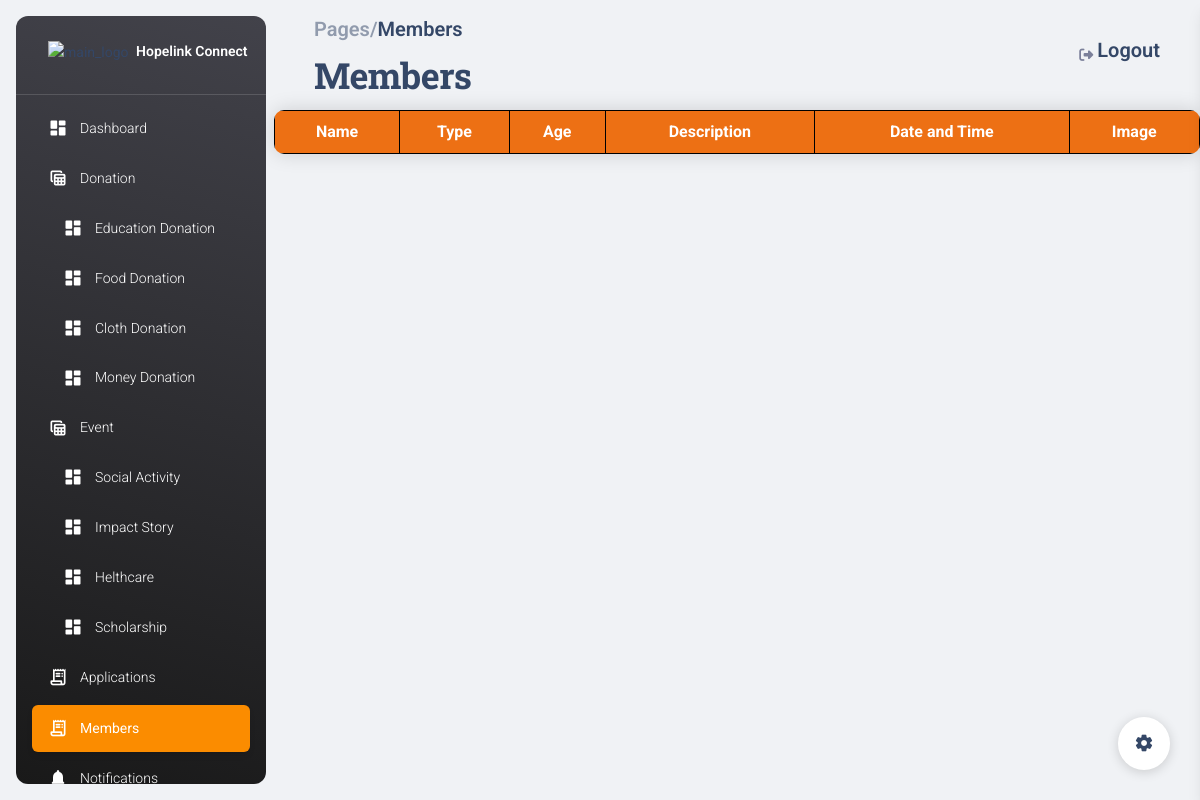
/adminNewmember, run on an earlier commit of the app's database.
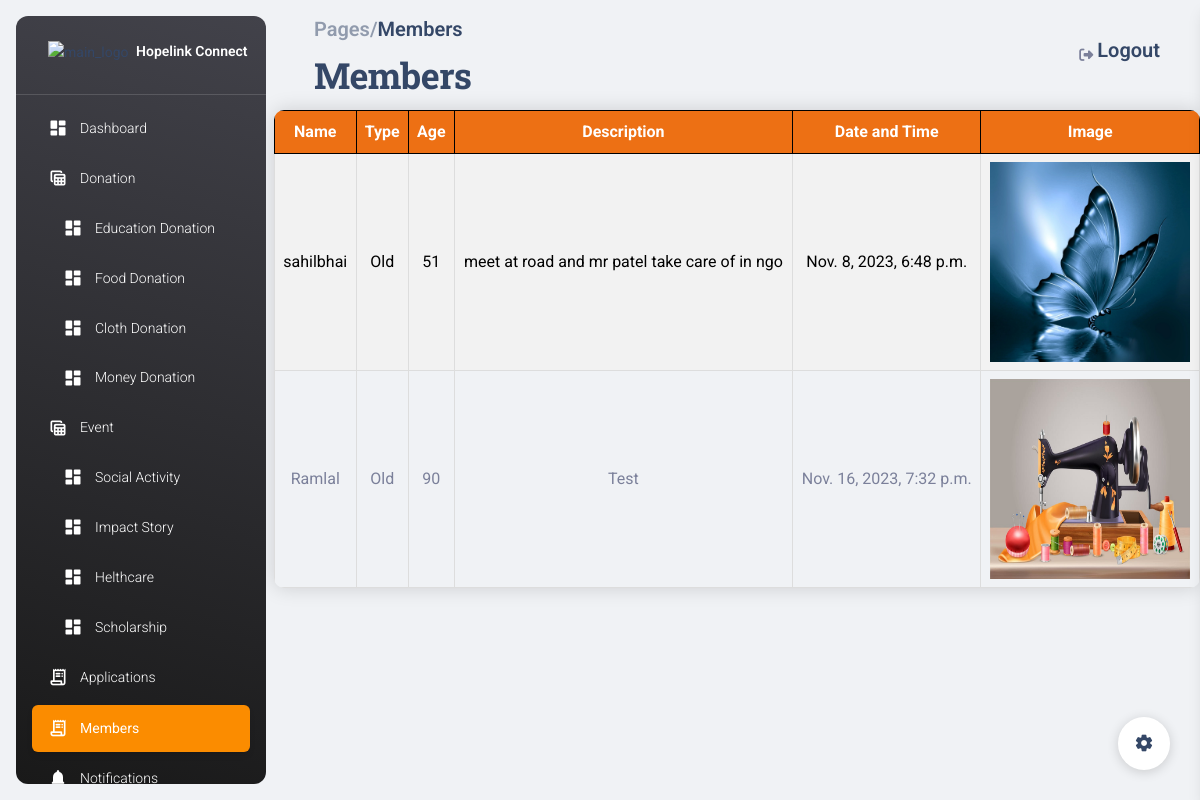
And on a later commit of the database.
### ngo/models.py (models this page shows, shortened)
class NewMember(models.Model):
    name = models.CharField(max_length=100)
    member_type = models.CharField(max_length=50)
    age = models.IntegerField()
    arriving_datetime = models.DateTimeField()
    description = models.CharField(max_length=50)
    uploaded_file = models.ImageField(upload_to='new_members/')

### ngo/views.py (the view)
# urls.py: path('adminNewmember', views.admin_newMember, name="adminNewmember"),
def admin_newMember(request): #new member
    new_member = NewMember.objects.all()
    context = {
        'new_member': new_member
    }
    return render(request, 'ngo/admin_NewMember.html',context)

### ngo/templates/ngo/admin_NewMember.html (shortened to what this page needs)
{% extends 'adminbase.html' %}
{% load static %}
{% block content %}
<nav class="navbar navbar-main navbar-expand-lg px-0 mx-4 shadow-none border-radius-xl" id="navbarBlur" navbar-scroll="true">
  <div class="container-fluid py-1 px-3">
    <nav aria-label="breadcrumb">
      <ol class="breadcrumb bg-transparent mb-0 pb-0 pt-1 px-0 me-sm-6 me-5">
        <li class="breadcrumb-item text-sm"><a class="opacity-5 text-dark" href="javascript:;"><h5>Pages/</h5></a></li>
        <li aria-current="page"><h5>Members</h5></li>
      </ol>
      <h2 class="font-weight-bolder mb-0">Members</h2>
    </nav>
    <div class="collapse navbar-collapse mt-sm-0 mt-2 me-md-0 me-sm-4" id="navbar">
      <div class="ms-md-auto pe-md-3 d-flex align-items-center">
        <div class="input-group input-group-outline">
          <label class="form-label"></label>
        </div>
      </div>
      <ul class="navbar-nav  justify-content-end">
        <li class="nav-item d-flex align-items-center">
          <a href="javascript:;" class="nav-link text-body font-weight-bold px-0">
            <i class="fa fa-sign-out me-sm-1"></i>
            <a href="{% url 'login' %}"><span class="d-sm-inline d-none"><h5>Logout</h5></span></a>
          </a>
        </li>
      </ul>
    </div>
  </div>
</nav>
    <table class="custom-table">
        <tr>
            <th>Name</th>
            <th>Type</th>
            <th>Age </th>
            <th>Description</th>
            <th>Date and Time</th>
            <th>Image</th>
        </tr>
        {% for new_member in new_member %}
            <tr>
                <td>{{ new_member.name }}</td>
                <td>{{ new_member.member_type }}</td>
                <td>{{ new_member.age }}</td>
                <td>{{ new_member.description  }}</td>
                <td>{{ new_member.arriving_datetime }}</td>
                <td><img src="{{ new_member.uploaded_file.url }}" width="200px" height="200px"/></td>
            </tr>
        {% endfor %}
    </table>
  {% endblock %}

### ngo/templates/adminbase.html (shortened to what this page needs)
{% load static %}
<!DOCTYPE html>
<html lang="en">
<head>
  <link href="{% static 'hope/css/nucleo-icons.css' %}" rel="stylesheet" />
  <link href="{% static 'hope/css/nucleo-svg.css' %}" rel="stylesheet" />
  <link id="pagestyle" href="{% static 'hope/css/material-dashboard.css' %}"" rel="stylesheet" />
</head>
<body class="g-sidenav-show  bg-gray-200">
    {% include 'include/admin_nav.html' %}
{% block content %}
{% endblock %}
<div class="fixed-plugin">
  <a class="fixed-plugin-button text-dark position-fixed px-3 py-2">
    <i class="material-icons py-2">settings</i>
  </a>
</div>
 </body>
 </html>

### ngo/templates/include/admin_nav.html (shortened to what this page needs)
{% load static %}
<aside class="sidenav navbar navbar-vertical navbar-expand-xs border-0 border-radius-xl my-3 fixed-start ms-3   bg-gradient-dark" id="sidenav-main">
  <div class="sidenav-header">
    <a class="navbar-brand m-0"  target="_blank">
    <img src="{% static 'img/logo1_1.png' %}"class="navbar-brand-img h-100" alt="main_logo">
    <span class="ms-1 font-weight-bold text-white">Hopelink Connect</span>
    </a>
  </div>
  <hr class="horizontal light mt-0 mb-2">
  <div class="collapse navbar-collapse  w-auto  max-height-vh-100" id="sidenav-collapse-main" style="height:100%">
    <ul class="navbar-nav">
    <li class="nav-item">
      <a class="nav-link text-white {% if request.resolver_match.url_name == 'admindashboard' %}active bg-gradient-primary{% endif %}" href="{% url 'admindashboard' %}">
      <div class="text-white text-center me-2 d-flex align-items-center justify-content-center">
        <i class="material-icons opacity-10">dashboard</i>
      </div>
      <span class="nav-link-text ms-1">Dashboard</span>
      </a>
    </li>
    <li class="nav-item">
      <a class="nav-link text-white" href="#" >
          <div class="text-white text-center me-2 d-flex align-items-center justify-content-center">
        <i class="material-icons opacity-10">table_view</i>
      </div>
      <span class="nav-link-text ms-1">Donation</span>
      </a>
      <ul class="navbar-nav" style="padding-left:15px">
        <li class="nav-item">
          <a class="nav-link text-white {% if request.resolver_match.url_name == 'admin_edudonation' %}active bg-gradient-primary{% endif %}" href="{% url 'admin_edudonation' %}">
          <div class="text-white text-center me-2 d-flex align-items-center justify-content-center">
            <i class="material-icons opacity-10">dashboard</i>
          </div>
          <span class="nav-link-text ms-1">Education Donation</span>
          </a>
        </li>
        <li class="nav-item">
          <a class="nav-link text-white {% if request.resolver_match.url_name == 'admin_fooddonation' %}active bg-gradient-primary{% endif %}" href="{% url 'admin_fooddonation' %}">
          <div class="text-white text-center me-2 d-flex align-items-center justify-content-center">
            <i class="material-icons opacity-10">dashboard</i>
          </div>
          <span class="nav-link-text ms-1">Food Donation</span>
          </a>
        </li>
        <li class="nav-item">
          <a class="nav-link text-white {% if request.resolver_match.url_name == 'admin_clothdonation' %}active bg-gradient-primary{% endif %}" href="{% url 'admin_clothdonation' %}">
          <div class="text-white text-center me-2 d-flex align-items-center justify-content-center">
            <i class="material-icons opacity-10">dashboard</i>
          </div>
          <span class="nav-link-text ms-1">Cloth Donation</span>
          </a>
        </li>
        <li class="nav-item">
          <a class="nav-link text-white {% if request.resolver_match.url_name == 'admin_moneydonation' %}active bg-gradient-primary{% endif %}" href="{% url 'admin_moneydonation' %}">
          <div class="text-white text-center me-2 d-flex align-items-center justify-content-center">
            <i class="material-icons opacity-10">dashboard</i>
          </div>
          <span class="nav-link-text ms-1">Money Donation</span>
          </a>
        </li>
      </ul>
    </li>
    <li class="nav-item">
      <a class="nav-link text-white" href="#" >
          <div class="text-white text-center me-2 d-flex align-items-center justify-content-center">
        <i class="material-icons opacity-10">table_view</i>
      </div>
    <span class="nav-link-text ms-1">Event</span>
  </a>
  <ul class="navbar-nav" style="padding-left:15px">
    <li class="nav-item">
      <a class="nav-link text-white {% if request.resolver_match.url_name == 'admin_socialactivity' %}active bg-gradient-primary{% endif %}" href="{% url 'admin_edudonation' %}">
      <div class="text-white text-center me-2 d-flex align-items-center justify-content-center">
        <i class="material-icons opacity-10">dashboard</i>
      </div>
      <span class="nav-link-text ms-1">Social Activity</span>
      </a>
    </li>
    <li class="nav-item">
      <a class="nav-link text-white {% if request.resolver_match.url_name == 'admin_impactstory' %}active bg-gradient-primary{% endif %}" href="{% url 'admin_impactstory' %}">
      <div class="text-white text-center me-2 d-flex align-items-center justify-content-center">
        <i class="material-icons opacity-10">dashboard</i>
      </div>
      <span class="nav-link-text ms-1">Impact Story</span>
      </a>
    </li>
    <li class="nav-item">
      <a class="nav-link text-white {% if request.resolver_match.url_name == 'admin_helthcare' %}active bg-gradient-primary{% endif %}" href="{% url 'admin_helthcare' %}">
      <div class="text-white text-center me-2 d-flex align-items-center justify-content-center">
        <i class="material-icons opacity-10">dashboard</i>
      </div>
      <span class="nav-link-text ms-1">Helthcare</span>
      </a>
    </li>
    <li class="nav-item">
      <a class="nav-link text-white {% if request.resolver_match.url_name == 'admin_scholarship' %}active bg-gradient-primary{% endif %}" href="{% url 'admin_scholarship' %}">
      <div class="text-white text-center me-2 d-flex align-items-center justify-content-center">
        <i class="material-icons opacity-10">dashboard</i>
      </div>
      <span class="nav-link-text ms-1">Scholarship</span>
      </a>
    </li>
  </ul>
</li>
    <li class="nav-item">
      <a class="nav-link text-white {% if request.resolver_match.url_name == 'applications' %}active bg-gradient-primary{% endif %}" href="{% url 'applications' %}" >
      <div class="text-white text-center me-2 d-flex align-items-center justify-content-center">
        <i class="material-icons opacity-10">receipt_long</i>
      </div>
      <span class="nav-link-text ms-1">Applications</span>
      </a>
    </li>
    <li class="nav-item">
      <a class="nav-link text-white {% if request.resolver_match.url_name == 'adminNewmember' %}active bg-gradient-primary{% endif %}" href="{% url 'adminNewmember' %}" >
      <div class="text-white text-center me-2 d-flex align-items-center justify-content-center">
        <i class="material-icons opacity-10">receipt_long</i>
      </div>
      <span class="nav-link-text ms-1">Members</span>
      </a>
    </li>
    <li class="nav-item">
      <a class="nav-link text-white {% if request.resolver_match.url_name == 'adminnotification' %}active bg-gradient-primary{% endif %}" href="{% url 'adminnotification' %}">
      <div class="text-white text-center me-2 d-flex align-items-center justify-content-center">
        <i class="material-icons opacity-10">notifications</i>
      </div>
      <span class="nav-link-text ms-1">Notifications</span>
      </a>
    </li>
    </ul>
  </div>
  </aside>
  <main class="main-content position-relative max-height-vh-100 h-100 border-radius-lg ">

### ngo/templates/ngo/admin_NewMember.html (style rules this page uses)
.custom-table { border-collapse: collapse; width: 100%; margin-bottom: 20px; border-radius: 10px; overflow: hidden; box-shadow: 0 0 20px rgba(0, 0, 0, 0.15); }
.custom-table th, .custom-table td { border: 1px solid #dddddd; padding: 8px; text-align: center; }
.custom-table th { background-color: #f2f2f2; color: #333; }
.custom-table tr:nth-child(even) { background-color: #f2f2f2; }
.custom-table th { background-color: #ed7014; color: #ffff; font-weight: bold; border-color:#000; }
.custom-table tr:nth-child(even) { background-color: #f2f2f2; color:#000; }

What changed in the data, as far as the page shows it:
added NewMember: name "sahilbhai", member_type "Old", age "51", description "meet at road and mr patel take care of in ngo", arriving_datetime "Nov. 8, 2023, 6:48 p.m.", uploaded_file (picture)
added NewMember: name "Ramlal", member_type "Old", age "90", description "Test", arriving_datetime "Nov. 16, 2023, 7:32 p.m.", uploaded_file (picture)
